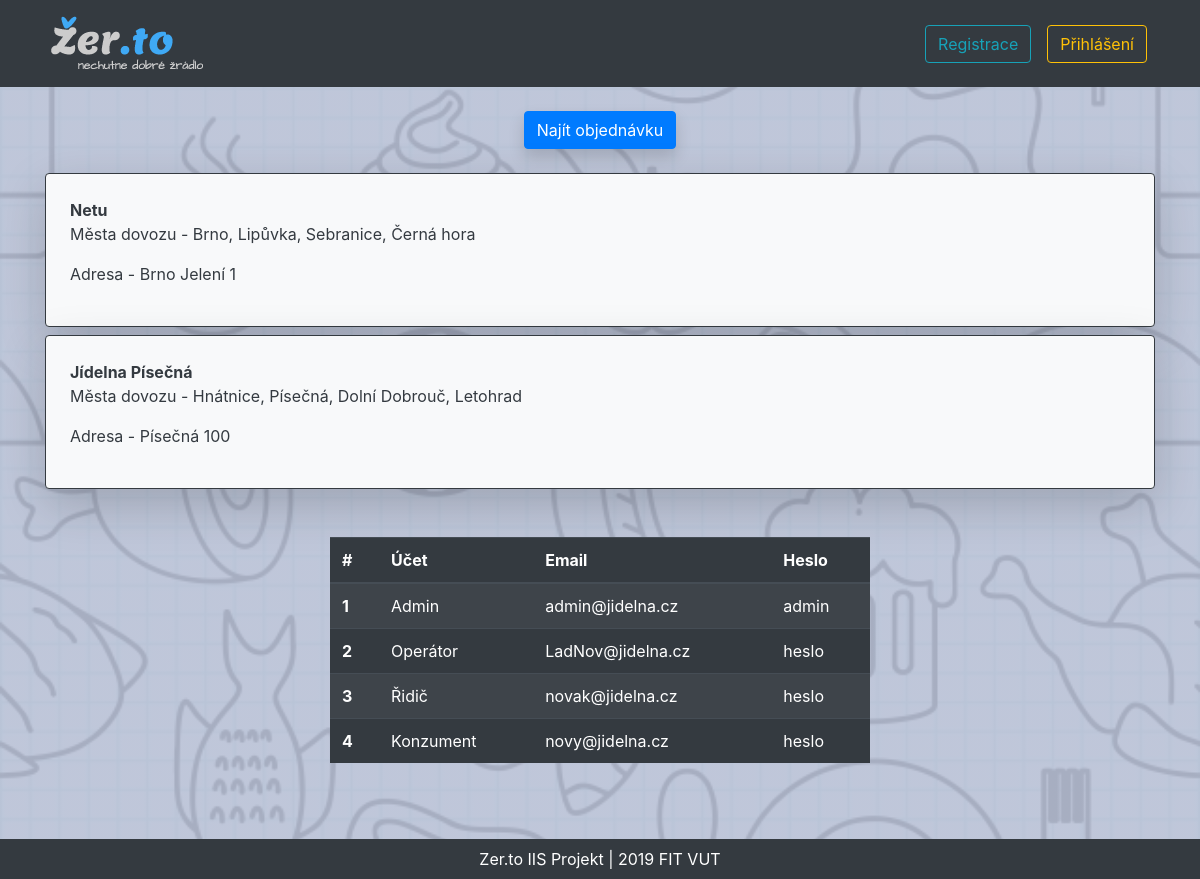
The page / on the database its author committed.
### tables this page shows
CREATE TABLE `jidelna` (
  `id` int(11) NOT NULL,
  `nazev` varchar(200) NOT NULL,
  `mesto` varchar(100) NOT NULL,
  `adresa` varchar(200) NOT NULL,
  `operator` int(11) DEFAULT NULL,
  `stav` bit(1) NOT NULL DEFAULT b'0'
);

### functions.php (called while the page is built, shortened)
<?php
function dbconnect(){
	$db = new mysqli("","","","");
    $db->set_charset("UTF8");
    return $db;
}
function getMestaDovozu($id){
    $sql = "SELECT mesto FROM mesta_dovozu WHERE jidelna = $id";
    $db = dbconnect();
    $mesta_dovozu = "";
    $prvni = true;
    $load_mesta_dovozu = $db->query($sql);
    if($load_mesta_dovozu->num_rows>0){
        while($row = $load_mesta_dovozu->fetch_assoc()){
            if($prvni){
                $mesta_dovozu = $row['mesto'];
                $prvni = false;
            }else{
                $mesta_dovozu = $mesta_dovozu.", ".$row['mesto'];
            }
        }
    }
    return $mesta_dovozu == "" ? "-" : $mesta_dovozu;
}
?>

### index.php (the view, shortened to what this page needs)
<?php
include './functions.php';
?>
<!DOCTYPE html>
<html>
	<head>
        <link rel="stylesheet" href="https://stackpath.bootstrapcdn.com/bootstrap/4.4.0/css/bootstrap.min.css" />
        <link rel="stylesheet" href="./styles/styles.css" />
	</head>
	<body>
        <nav class='mb-4 navbar navbar-expand-lg navbar-dark bg-dark'>
            <div class='container'>
                <a class='navbar-brand' href='index.php'><img src='./pic/logo/logo.png' /></a>
                <div class='collapse navbar-collapse' id='navbarSupportedContent-4'>
                    <ul class='navbar-nav ml-auto'>
                <?php
                    if(isset($_SESSION['jmeno'])){
                        echo "
                        <li class='nav-link dropdown'>
                            <span class='nav-link dropdown-toggle' id='navbarDropdownMenuLink-4' data-toggle='dropdown' aria-haspopup='true' aria-expanded='false'>Přihlášen jako:
                            <b>".$_SESSION['jmeno']."</b>
                            </span>
                            <div class='dropdown-menu dropdown-menu-right' aria-labelledby='navbarDropdownMenuLink-4'>
                            ";
                        echo "<a class='dropdown-item' href=\"./account/user.php?user=".$_SESSION['id']."\">Můj účet</a>";
                        echo "<a class='dropdown-item' href='./account/moje_objednavky.php'>Moje objednávky</a>";
                if($_SESSION['prava'] == 2){
                    echo "<a class='dropdown-item' href='./op/moje_jidelny.php'>Moje jídelny</a>";
                    echo "<a class='dropdown-item' href='./op/dat_zakazky.php'>Nové zakázky</a>";
                }
                if($_SESSION['prava'] <= 2){
                    echo "<a class='dropdown-item' href='./op/add_jidlo.php'>Vložení jídla do DB</a>";
                    if($_SESSION['prava'] == 1){
                        echo "<a class='dropdown-item' href='./admin/accounts.php'>Účty</a>";
                        echo "<a class='dropdown-item' href='./admin/add_jidelna.php'>Vložení jídelny do DB</a>";
                        echo "<a class='dropdown-item' href='./admin/jidelny.php'>Jídelny</a>";
                    }
                }
                if($_SESSION['prava'] == 3) {
                    echo "<a class='dropdown-item' href='./ridic/zakazky.php?search=&f_akt=akt'>Zakázky</a>";
                }
                echo "<div class='dropdown-divider'></div>";
                echo "<a class='dropdown-item' href='./account/login.php?action=off'>Odhlásit se</a>";
                echo "</div></nav>";
            }else{
                echo "
                                <li class='nav-item'>
                                    <a class='nav-link' href='./account/register.php'><button class='btn btn-outline-info'>Registrace</button></a>
                                </li>
                                <li class='nav-item'>
                                    <a class='nav-link' href='./account/login.php'><button class='btn btn-outline-warning'>Přihlášení</button></a>
                                </li>
                            </ul>
                        </div>
                    </div>
                </nav>
                ";
            }
            echo "<main>";
            echo "<section class='container'>";
            echo "<div class='d-flex justify-content-center mb-4'>";
            echo "<a href='./jidlo/objednavka.php'><button class='btn btn-primary shadow'>Najít objednávku</button></a></div>";
            $db = dbconnect();
            $sql = "SELECT id, nazev, adresa, mesto FROM jidelna WHERE stav = 1";
            $jidelny = $db->query($sql);
            if($jidelny->num_rows>0){
    			while($row = $jidelny->fetch_assoc()){
                    echo "<article class='card p-4 mb-2 border-dark bg-light shadow-lg'>";
                    echo "<a class='text-decoration-none text-dark' href='./jidlo/jidelnicek.php?jidelna=".$row['id']."' '>";
                    echo "<b>".$row['nazev']."</b>";
                    echo "<p>Města dovozu - ".getMestaDovozu($row['id'])."</p>";
                    echo "<p>Adresa - ".$row['mesto']." ".$row['adresa']."</p>";
                    echo "</a></article>";
                }
            }else{
                echo "<div class='alert alert-danger text-center m-4 border-danger' role='alert'>Nepodařilo se načíst žádné jídelny!</div>";
            }
            echo "</section>";
        ?>
    </main>
    <footer class="mt-4">
        <section class="container">
            <div class="row justify-content-md-center mt-4">
                <div class="col col-md-6">
                    <table class="table table-striped table-dark mt-4">
                        <thead>
                            <tr>
                                <th scope="col">#</th>
                                <th scope="col">Účet</th>
                                <th scope="col">Email</th>
                                <th scope="col">Heslo</th>
                            </tr>
                        </thead>
                        <tbody>
                            <tr>
                            <th scope="row">1</th>
                                <td>Admin</td>
                                <td>admin@jidelna.cz</td>
                                <td>admin</td>
                            </tr>
                            <tr>
                            <th scope="row">2</th>
                                <td>Operátor</td>
                                <td>LadNov@jidelna.cz</td>
                                <td>heslo</td>
                            </tr>
                            <tr>
                            <th scope="row">3</th>
                                <td>Řidič</td>
                                <td>novak@jidelna.cz</td>
                                <td>heslo</td>
                            </tr>
                            <tr>
                            <th scope="row">4</th>
                                <td>Konzument</td>
                                <td>novy@jidelna.cz</td>
                                <td>heslo</td>
                            </tr>
                        </tbody>
                    </table>
                </div>
            </div>
        </section>
        <div class="bg-dark p-2 text-center text-white footer">
            Zer.to IIS Projekt | 2019 FIT VUT
        </div>
    </footer>
	</body>
</html>

### styles/styles.css (style rules this page uses)
html { height: 100%; margin: 0; padding: 0; }
body { background: linear-gradient(rgba(185, 193, 214, 0.9), rgba(185, 193, 214, 0.9)), url("../pic/logo/bgd.jpg") #FFF; background-size: cover; min-height: 100%; margin: 0; padding: 0 0 100px 0; position: relative; }
.footer { position: absolute; bottom: 0; width: 100%; }

### rows shown on the page
jidelna: nazev "Netu", id "Brno, Lipůvka, Sebranice, Černá hora", mesto "Brno", adresa "Jelení 1"
jidelna: nazev "Jídelna Písečná", id "Hnátnice, Písečná, Dolní Dobrouč, Letohrad", mesto "Písečná", adresa "100"
